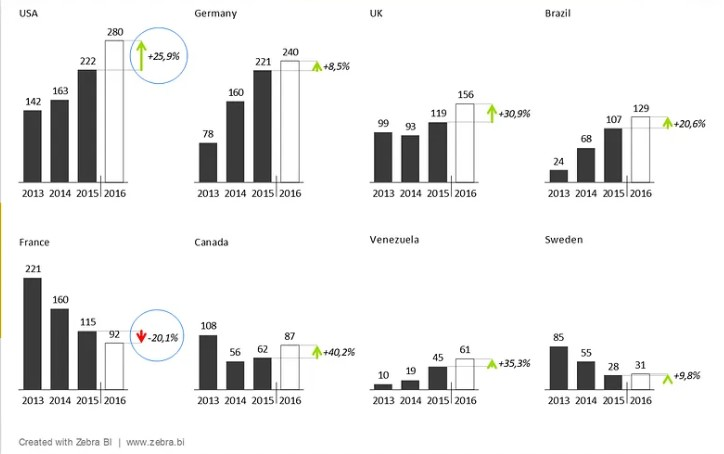
#> input picture Dataset/Compliant/62.jpg, 724 x 454 px
$ python -i label_detection.py   (imports and definitions only)
#> lines starting #> are read from the running program, lines starting #| are printed output that depends on the picture
#> further down, picture is the input picture: shape (454, 724, 3); mean B, G, R 236.1, 236.5, 236.4
"""Detect numeric data labels on bar chart crops using EasyOCR and axis geometry."""

from __future__ import annotations

import re
from pathlib import Path
from typing import Any, Dict, List, Optional, Sequence, Tuple

import cv2
import numpy as np

# Hough parameters ported from OCRlabel.ipynb
_HOUGH_THRESHOLD = 100
_HOUGH_MIN_LINE_LENGTH = 200
_HOUGH_MAX_LINE_GAP = 20
_HOUGH_ANGLE_TOL = 10


# [32 lines left out: function parse_data_label_value, not called in this run]


def detect_x_axis(img: np.ndarray) -> Optional[int]:
    """Return Y coordinate of the longest horizontal line in the bottom half."""
    gray = cv2.cvtColor(img, cv2.COLOR_BGR2GRAY)
    edges = cv2.Canny(gray, 50, 150)
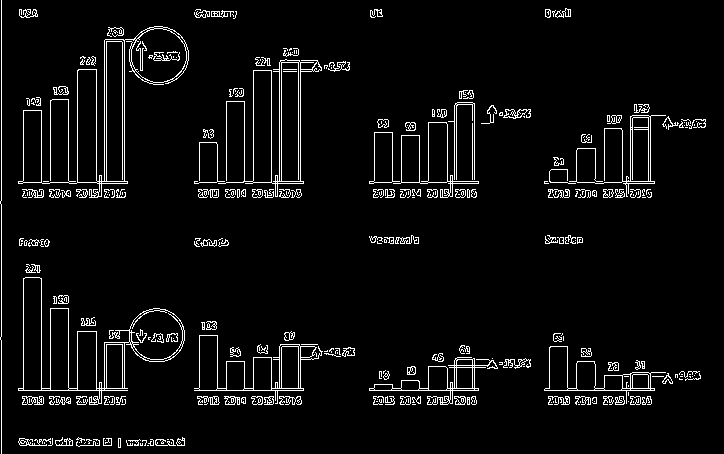
#> edges: shape (454, 724); 4.9% white in thin lines or dots
    lines = cv2.HoughLinesP(
        edges,
        rho=1,
        theta=np.pi / 180,
        threshold=_HOUGH_THRESHOLD,
        minLineLength=_HOUGH_MIN_LINE_LENGTH,
        maxLineGap=_HOUGH_MAX_LINE_GAP,
    )
#> lines = [[1, 453, 1, 0], [432, 357, 700, 376]]

    x_axis_y: Optional[int] = None
    longest_line = 0
    if lines is None:
        return None

    for line in lines:
        x1, y1, x2, y2 = line[0]
        dx = abs(x2 - x1)
        dy = abs(y2 - y1)
        if dy < _HOUGH_ANGLE_TOL:
            length = dx
            if length > longest_line and y1 > img.shape[0] * 0.5:
                longest_line = length
                x_axis_y = int((y1 + y2) / 2)
#> this loop made 2 passes
#> (x1, y1, x2, y2, dx, dy) on passes 1 to 2: (1, 453, 1, 0, 0, 453), (432, 357, 700, 376, 268, 19)
#> after the loop, longest_line = 0

    return x_axis_y


# [277 lines left out: functions detect_y_axis, _bbox_from_easyocr, ocr_all_boxes, filter_labels_above_x_axis, filter_labels_right_of_y_axis, _relative_position_in_crop and 4 more, not called in this run]

>>> import cv2
>>> picture = cv2.imread('../../Dataset/Compliant/62.jpg')
>>> result = detect_x_axis(picture)

$ run again, on Dataset/Compliant/63.jpg
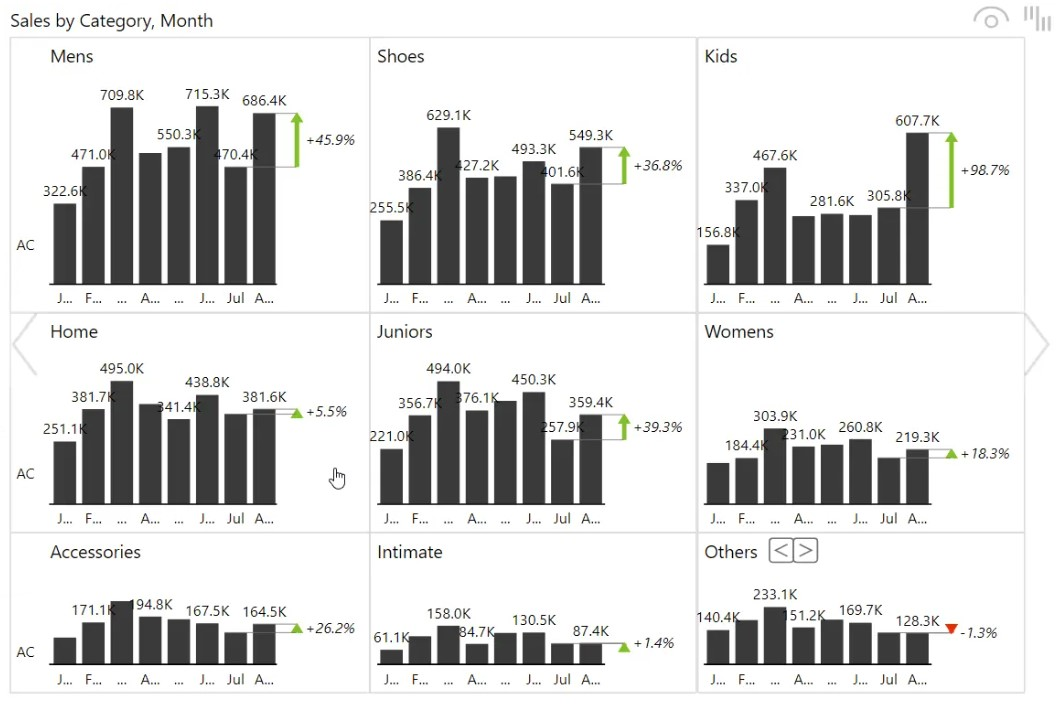
#> input picture Dataset/Compliant/63.jpg, 1056 x 718 px
#> picture is the input picture: shape (718, 1056, 3); mean B, G, R 217.5, 217.9, 217.8
#> in detect_x_axis, `edges = cv2.Canny(gray, 50, 150)`:
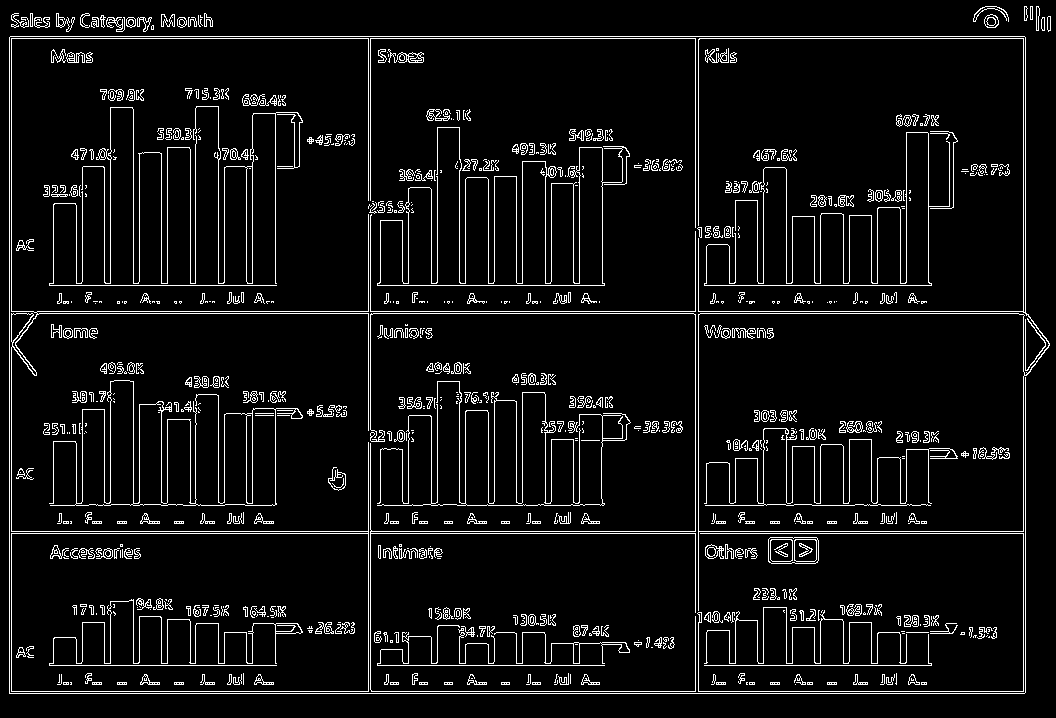
#> edges: shape (718, 1056); 6.5% white in thin lines or dots
#> lines = 35 rows, first 6: [9, 533, 1025, 533], [9, 38, 1025, 38], [9, 311, 1025, 311], [9, 313, 1026, 313], [9, 693, 1024, 693], [9, 531, 1025, 531]
#> the loop in detect_x_axis, `for line in lines:` made 35 passes
#> (x1, y1, x2, y2, dx, dy, length, longest_line) on pass 1: (9, 533, 1025, 533, 1016, 0, 1016, 1016)
#> after the loop in detect_x_axis, `for line in lines:`: longest_line = 1016; x_axis_y = 533

$ run again, on Dataset/Compliant/21.png
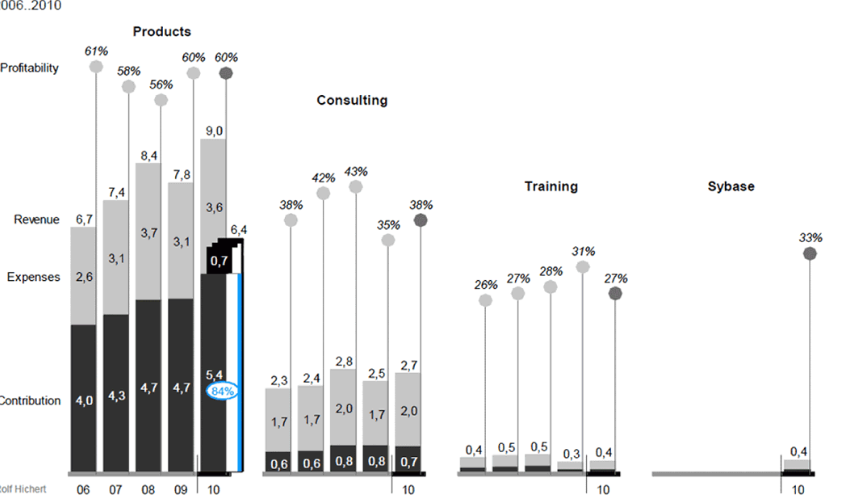
#> input picture Dataset/Compliant/21.png, 850 x 498 px
#> picture is the input picture: shape (498, 850, 3); mean B, G, R 233.8, 233.5, 233.2
#> in detect_x_axis, `edges = cv2.Canny(gray, 50, 150)`:
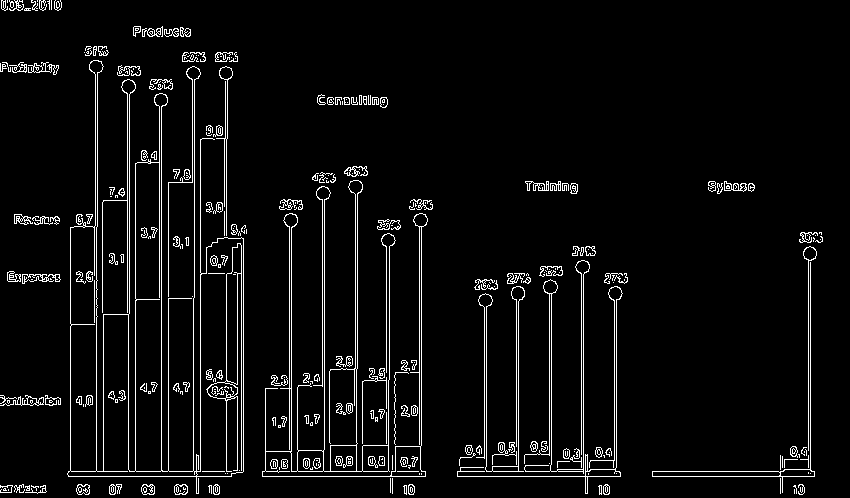
#> edges: shape (498, 850); 4.9% white in thin lines or dots
#> lines = 31 rows, first 6: [68, 471, 425, 471], [161, 470, 161, 79], [200, 470, 200, 139], [226, 470, 226, 139], [135, 470, 135, 163], [168, 470, 168, 182]
#> the loop in detect_x_axis, `for line in lines:` made 31 passes
#> (x1, y1, x2, y2, dx, dy, length, longest_line) on pass 1: (68, 471, 425, 471, 357, 0, 357, 357)
#> after the loop in detect_x_axis, `for line in lines:`: longest_line = 357; x_axis_y = 471

$ run again, on Dataset/Compliant/26.png
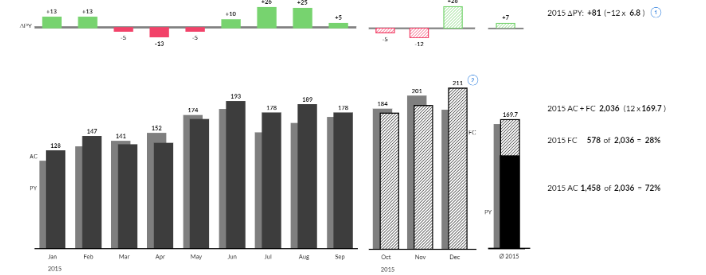
#> input picture Dataset/Compliant/26.png, 706 x 275 px
#> picture is the input picture: shape (275, 706, 3); mean B, G, R 215.7, 216.4, 216.1
#> in detect_x_axis, `edges = cv2.Canny(gray, 50, 150)`:
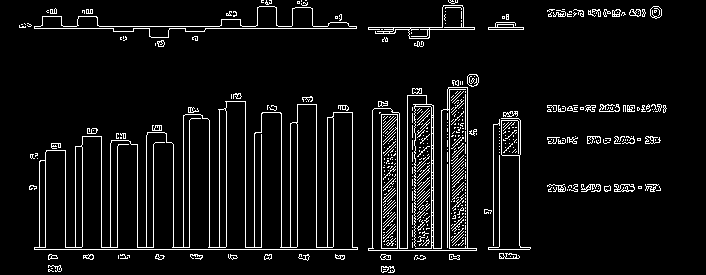
#> edges: shape (275, 706); 6.5% white in thin lines or dots
#> lines = [[34, 249, 368, 249], [34, 28, 368, 28], [34, 247, 498, 247]]
#> the loop in detect_x_axis, `for line in lines:` made 3 passes
#> (line, y1, x2, y2, dx, length, longest_line, x_axis_y) on passes 1, 3: ([[34, 249, 368, 249]], 249, 368, 249, 334, 334, 334, 249), ([[34, 247, 498, 247]], 247, 498, 247, 464, 464, 464, 247)
#> after the loop in detect_x_axis, `for line in lines:`: longest_line = 464; x_axis_y = 247
